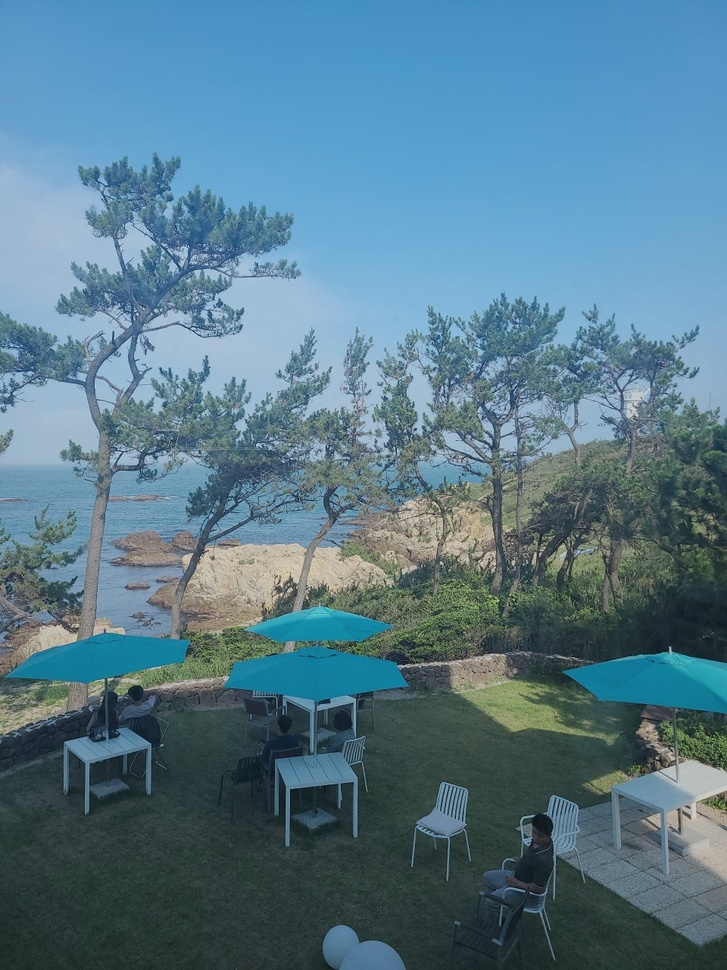
#> input picture Geonhui/Assignment03/cafe.jpg, 727 x 970 px, shrunk from 960 x 1280 before the run, found by its file name
$ python Sharpening_OOP.py
#> lines starting #> are read from the running program, lines starting #| are printed output that depends on the picture
#> further down, image is the input picture: shape (970, 727, 3); mean B, G, R 139.8, 122.4, 86.8
#> the answer given: 3
import cv2
import numpy as np
class ImgPreprocessing:
	def __init__(self,image,kernel,n):
		self.image=image
		self.kernel=kernel
		self.n=n

	def sharpening(self):
    	#블러처리
		blur=cv2.filter2D(self.image,-1,self.kernel)

		#원본이미지-블러이미지=원본이미지가 얼마만큼 변경이 되었나.
		#차이가 크면 근처 픽셀에 비해 블러링이 많이 이루어진 엣지부분
		g_image=self.image-blur
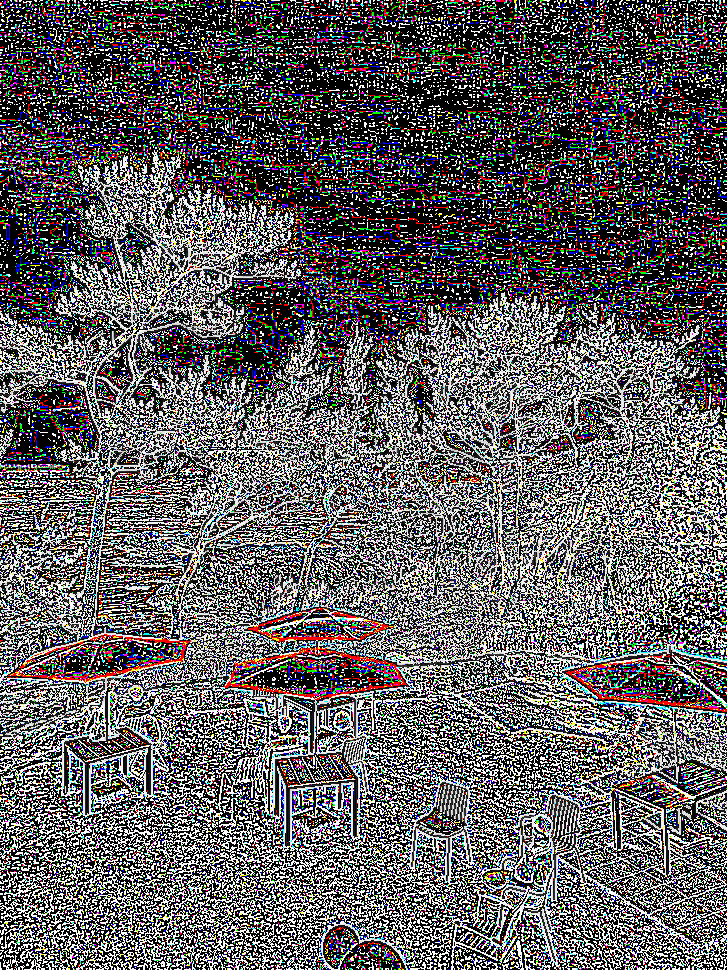
#> g_image: shape (970, 727, 3); mean B, G, R 96, 94.5, 97

		#원본이미지+가중치*원본이미지에 비해 변경된 요소
		image=self.image+self.n*g_image
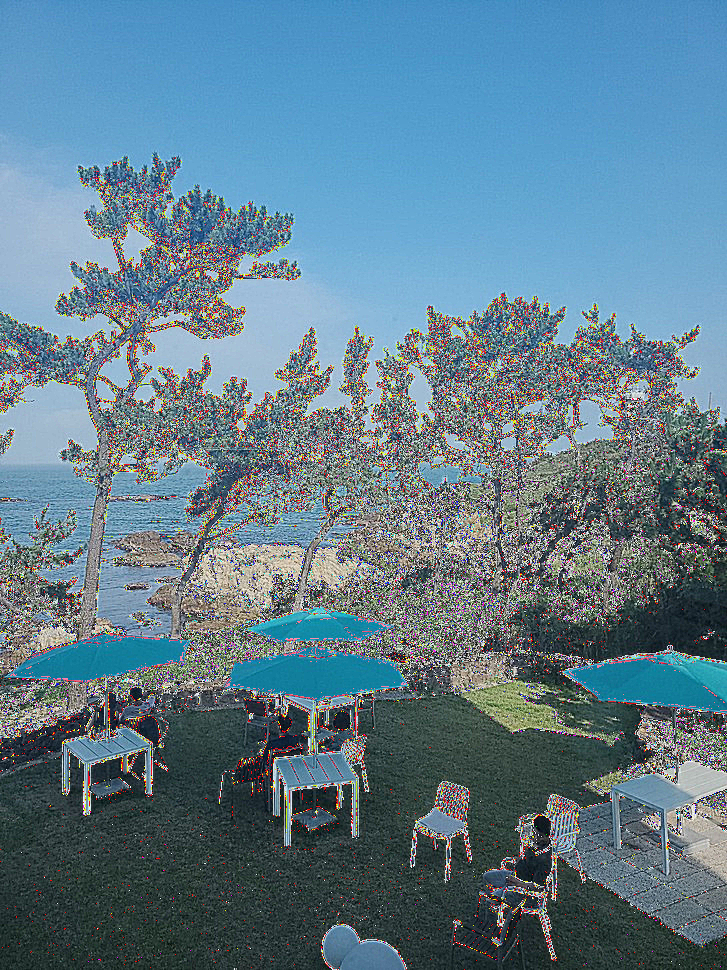
#> image: shape (970, 727, 3); mean B, G, R 139.9, 124.8, 96.2
		return image

image=cv2.imread("cafe.jpg")
kernel=np.ones((5,5),dtype=np.int8)/5**2
n=int(input("샤프닝을 어느정도로 할까요?"))
Sharpe=ImgPreprocessing(image,kernel,n)
image=Sharpe.sharpening()
cv2.imshow("cafe_sharpening",image)
cv2.waitKey(0)
cv2.destroyAllWindows()
